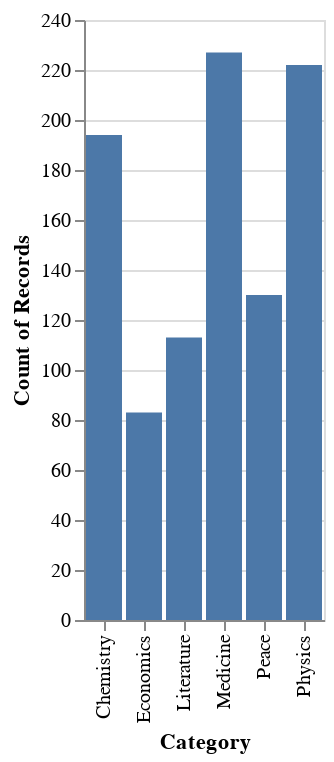

Write notebook code for a chart like this one.
### Code cell
import altair as alt
import pandas as pd

source = df

alt.Chart(source).mark_bar().encode(
    x=("Category"),
    y='count()',
)

### Figure 1 — Vega-Lite specification as saved in the notebook (floating-point values rounded to 4 significant figures; data arrays with more than 128 entries replaced by an {"elided": "..."} marker saying what was removed)
{"config": {"view": {"continuousWidth": 400, "continuousHeight": 300}}, "data": {"name": "data-c02dfde07168dce4c604cdc4e6315538"}, "mark": "bar", "encoding": {"x": {"type": "nominal", "field": "Category"}, "y": {"type": "quantitative", "aggregate": "count"}}, "$schema": "https://vega.github.io/schema/vega-lite/v4.8.1.json", "datasets": {"data-c02dfde07168dce4c604cdc4e6315538": {"elided": "969 records"}}}
